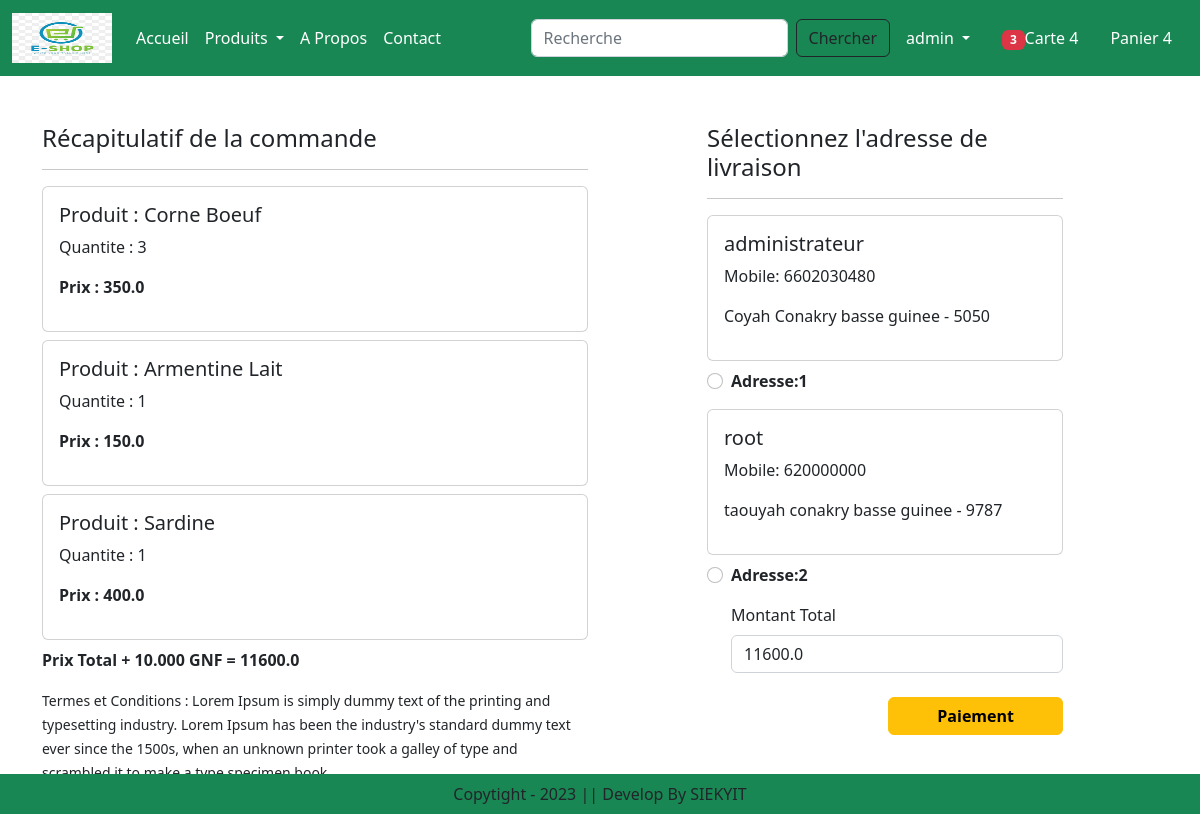
The app's page /checkout/ (signed in) with its own data.
### app/models.py (models this page shows, shortened)
class Cart(models.Model):
    user = models.ForeignKey(User, on_delete=models.CASCADE)
    product = models.ForeignKey(Product, on_delete=models.CASCADE)
    quantity = models.PositiveIntegerField(default=1)

class Product(models.Model):
    title = models.CharField(max_length=100)
    selling_price = models.FloatField()
    discounted_price = models.FloatField()
    description = models.TextField()
    composition = models.TextField(default='')
    prodapp= models.TextField(default='')
    category = models.CharField(choices=CATEGORY_CHOICES, max_length=2)
    product_image = models.ImageField(upload_to='product')

class Customer(models.Model):
    user = models.ForeignKey(User, on_delete=models.CASCADE)
    name = models.CharField(max_length=200)
    locality = models.CharField(max_length=200)
    city = models.CharField(max_length=50)
    mobile = models.IntegerField(default=0)
    zipcode = models.IntegerField()
    state = models.CharField(choices=STATE_CHOICES, max_length=100)

### app/views.py (the view)
# urls.py: path('checkout/', views.checkout.as_view(), name="checkout"),
@method_decorator(login_required, name='dispatch')
class checkout(View):
    def get(self, request):
        totalitem = 0
        if request.user.is_authenticated:
            totalitem = len(Cart.objects.filter(user=request.user))
        user = request.user
        add = Customer.objects.filter(user=user)
        cart_items = Cart.objects.filter(user=user)
        famount = 0
        for p in cart_items:
            value = p.quantity * p.product.discounted_price
            famount = famount + value
        totalamount = famount + 10000
        return render(request, 'app/checkout.html', locals())

### app/templates/app/checkout.html (shortened to what this page needs)
{% extends 'app/base.html' %}
{% load static %}
{% block main-content %}
    <div class="container">
        <div class="row mt-5">
            <div class="col-sm-6">
                <h4>Récapitulatif de la commande</h4>
                <hr>
                {% for item in cart_items %}
                    <div class="card mb-2">
                        <div class="card-body">
                            <h5>Produit : {{item.product.title}}</h5>
                            <p>Quantite : {{item.quantity}}</p>
                            <p class="fw-bold">Prix : {{item.product.discounted_price}}</p>
                        </div>
                    </div>
                {% endfor %}
                <p class="fw-bold">Prix Total + 10.000 GNF = {{totalamount}}</p>
                <small>Termes et Conditions : Lorem Ipsum is simply dummy text of the printing and typesetting industry. Lorem Ipsum has been the industry's standard dummy text ever since the 1500s, when an unknown printer took a galley of type and scrambled it to make a type specimen book.</small>
            </div>
            <div class="col-sm-4 offset-sm-1">
                <h4>Sélectionnez l'adresse de livraison</h4>
                <hr>
                <form method="post" id="myform">
                    {% for ad in add %}
                        <div class="card">
                            <div class="card-body">
                                <h5>{{ad.name}}</h5>
                                <p>Mobile: {{ad.mobile}}</p>
                                <p>{{ad.locality}} {{ad.city}} {{ad.state}} - {{ad.zipcode}}</p>
                            </div>
                        </div>
                        <div class="form-check mt-2 mb-3">
                            <input class="form-check-input" type="radio" name="custid" id="custadd{{forloop.counter}}" value="{{ad.id}}">
                            <label class="form-check-label fw-bold" for="custadd{{forloop.counter}}">
                                Adresse:{{forloop.counter}}
                            </label>
                        </div>
                    {% endfor %}
                    <div class="form-check mb-2">
                        <label for="totamount" class="form-label">Montant Total</label>
                        <input class="form-control" type="number" name="totamount" value={{totalamount}} readonly>
                    </div>
                    <div class="text-end">
                        <button id="rzp-button1" type="button" class="btn btn-warning mt-3 px-5 fw-bold">Paiement</button>
                    </div>
                </form>
            </div>
        </div>
    </div>
{% endblock main-content %}
{% block payment-gateway %}
<button id="rzp-button1">Pay with Razorpay</button>
{% endblock payment-gateway %}

### app/templates/app/base.html (shortened to what this page needs)
<!DOCTYPE html>
{% load static %}
<html lang="en">
<head>
    <link href="https://cdn.jsdelivr.net/npm/bootstrap@5.2.3/dist/css/bootstrap.min.css" rel="stylesheet">
    <link rel="stylesheet" href="{% static 'app/css/owl.carousel.min.css' %}" />
    <link rel="stylesheet" href="{% static 'app/css/all.min.css' %}" />
    <link rel="stylesheet" href="{% static 'app/css/style.css' %}" />
</head>
<body>
    <nav class="navbar navbar-expand-lg navbar-dark bg-success">
        <div class="container-fluid">
          <a class="navbar-brand" href="#">
            <img src="{% static "app/images/logo.png" %}" height="50" width="100" />
          </a>
          <div class="collapse navbar-collapse" id="navbarSupportedContent">
            <ul class="navbar-nav me-auto mb-2 mb-lg-0">
              {% if request.user.is_authenticated %}
              <li class="nav-item">
                <a class="nav-link active" aria-current="page" href="/">Accueil</a>
              </li>
              <li class="nav-item dropdown">
                <a class="nav-link dropdown-toggle text-white" href="#" role="button" data-bs-toggle="dropdown" aria-expanded="false">
                  Produits
                </a>
              </li>
              <li class="nav-item">
                <a class="nav-link text-white" href="{% url 'about' %}">A Propos</a>
              </li>
              <li class="nav-item">
                <a class="nav-link text-white" href="{% url 'contact' %}">Contact</a>
              </li>
            </ul>
            <form class="d-flex" role="search" action="/search">
              <input class="form-control me-2" type="search" name="search" placeholder="Recherche" aria-label="Search">
              <button class="btn btn-outline-dark" type="submit">Chercher</button>
            </form>
          </div>
          <ul class="navbar-nav me-auto mb-2 mb-lg-0">
            <li class="nav-item dropdown mx-2">
              <a class="nav-link dropdown-toggle text-white" href="#" role="button" data-bs-toggle="dropdown" aria-expanded="false">
                {{request.user.username}}
              </a>
            </li>
            <li class="nav-item mx-2">
                <a class="nav-link text-white" href="#"><span class="badge bg-danger">{% if totalitem > 0 %} {{totalitem}} {% endif %}</span>Carte 4</a>
            </li>
            <li class="nav-item mx-2">
                <a class="nav-link text-white" href="#">Panier 4</a>
            </li>
            {% endif %}
          </ul>
        </div>
      </nav>
    {% block main-content %}{% endblock main-content %}
    {% block payment-gateway %}{% endblock payment-gateway %}
    <footer class="container-fluid fixed-bottom bg-success text-center p-2 mt-5">
        Copytight - 2023 || Develop By SIEKYIT
    </footer>
</body>
</html>

### records on screen
Cart: product "Corne Boeuf", quantity "3", product.discounted_price "350.0"
Cart: product "Armentine Lait", quantity "1", product.discounted_price "150.0"
Cart: product "Sardine", quantity "1", product.discounted_price "400.0"
Customer: name "administrateur", mobile "6602030480", locality "Coyah", city "Conakry", state "basse guinee", zipcode "5050"
Customer: name "root", mobile "620000000", locality "taouyah", city "conakry", state "basse guinee", zipcode "9787"

### other values on screen
{{ request.user.username }} "admin"
{{ totalitem }} "3"
{{ totalamount }} "11600.0"
